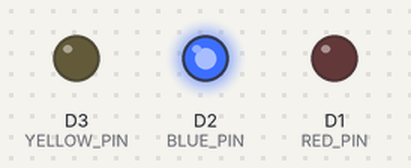
A sketch run on a simulated ESP8266 (NodeMCU). Shown: output pins drawn as LEDs (lit = HIGH). Random numbers use the default seed unless the sketch sets one.

Above: at 0.1 s.
At 7.1 s:
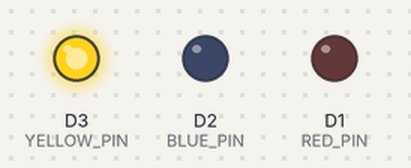
At 38.1 s:
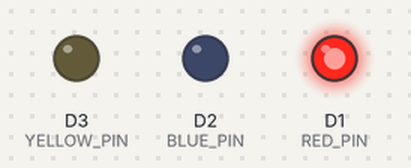
Timing chart, 0 to 39.6 s (numbered marks = the images above):
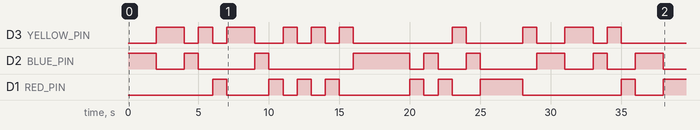

Measured:
- by itself, D3 (YELLOW_PIN): LOW → HIGH at 2.0 s, → LOW 2.0 s later, → HIGH 1.0 s later, → LOW 1.0 s later, … (20 changes in this stretch)
- by itself, D2 (BLUE_PIN): LOW → HIGH at 0.00 s, → LOW 2.0 s later, → HIGH 2.0 s later, → LOW 1.0 s later, … (18 changes in this stretch)
- by itself, D1 (RED_PIN): LOW → HIGH at 6.0 s, → LOW 1.0 s later, → HIGH 3.0 s later, → LOW 1.0 s later, … (17 changes in this stretch)

The sketch:

random_LED.ino
```cpp
#define RED_PIN D1
#define BLUE_PIN D2
#define YELLOW_PIN D3

void setup() {
  // put your setup code here, to run once:
  pinMode(RED_PIN, OUTPUT);
  pinMode(BLUE_PIN, OUTPUT);
  pinMode(YELLOW_PIN, OUTPUT);
}

void blink_LED(int pinNo, int delayTime) {
  int pin2,pin3;
  if( pinNo == RED_PIN) {
   pin2=BLUE_PIN;
   pin3=YELLOW_PIN;
  }else if( pinNo == BLUE_PIN) {
   pin2=RED_PIN;
   pin3=YELLOW_PIN;
  }else {
   pin2=RED_PIN;
   pin3=BLUE_PIN;
  }
  digitalWrite(pinNo, HIGH);
  digitalWrite(pin2, LOW);
  digitalWrite(pin3, LOW);
  delay(delayTime);
}

int random_LED(){
  int ran,ranPIN;
  ran=random(3);
  if(ran==0)
    ranPIN=RED_PIN;
  else if(ran==1)
    ranPIN=BLUE_PIN;
  else
    ranPIN=YELLOW_PIN;
  return ranPIN;
}

void loop() {
  // put your main code here, to run repeatedly:
  blink_LED(random_LED(),1000);
  blink_LED(random_LED(),1000);
  blink_LED(random_LED(),1000);

}
```
